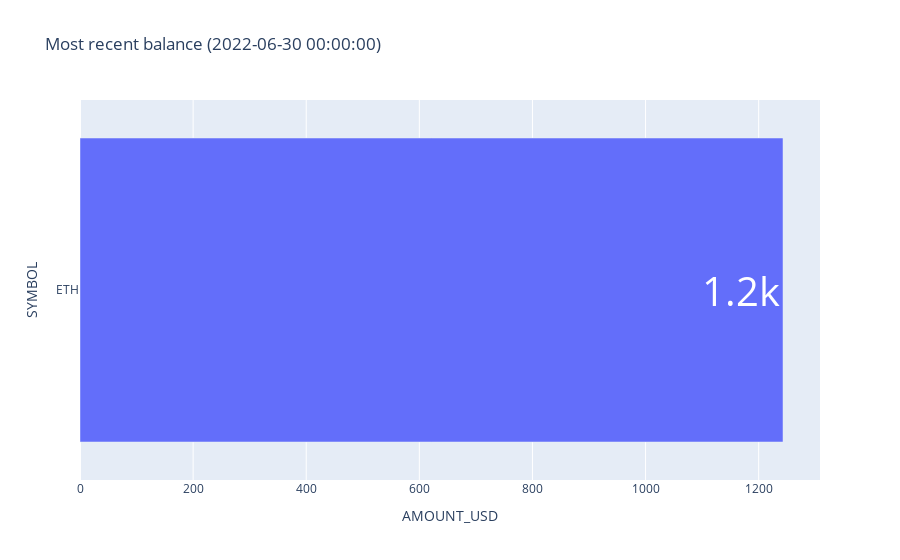

The code cell stored with this chart in its notebook:
### Code cell
most_recent_balance_date = erc20_balances_per_address['BALANCE_DATE'].max()
most_recent_balance = erc20_balances_per_address[erc20_balances_per_address['BALANCE_DATE']==most_recent_balance_date]
fig = px.bar(most_recent_balance, x='AMOUNT_USD', y='SYMBOL', title=f'Most recent balance ({most_recent_balance_date})',
				 text='AMOUNT_USD', text_auto='.2s')
# add values to the bars
fig.update_traces(textposition='inside')
fig.update_layout(uniformtext_minsize=40, uniformtext_mode='hide')

### Figure 1 — Plotly figure (JSON) as saved in the notebook; plotly's stock layout.template omitted (floating-point values rounded to 4 significant figures)
{"data": [{"alignmentgroup": "True", "hovertemplate": "AMOUNT_USD=%{text}<br>SYMBOL=%{y}<extra></extra>", "legendgroup": "", "marker": {"color": "#636efa", "pattern": {"shape": ""}}, "name": "", "offsetgroup": "", "orientation": "h", "showlegend": false, "text": [1243.0], "textposition": "inside", "texttemplate": "%{x:.2s}", "type": "bar", "x": [1243.0], "xaxis": "x", "y": ["ETH"], "yaxis": "y"}], "layout": {"barmode": "relative", "legend": {"tracegroupgap": 0}, "title": {"text": "Most recent balance (2022-06-30 00:00:00)"}, "uniformtext": {"minsize": 40, "mode": "hide"}, "xaxis": {"anchor": "y", "domain": [0, 1], "title": {"text": "AMOUNT_USD"}}, "yaxis": {"anchor": "x", "domain": [0, 1], "title": {"text": "SYMBOL"}}}}
